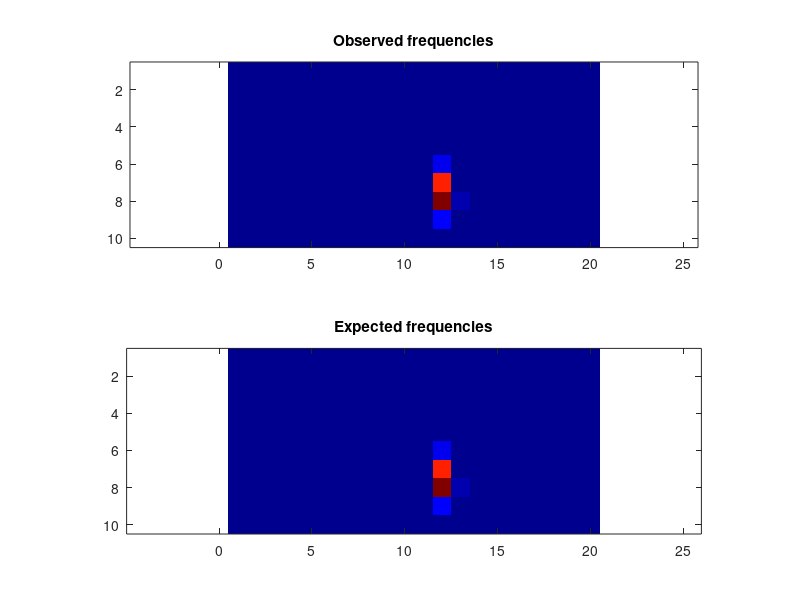

MATLAB code to generate this figure:
obsFrequencies = [ 0, 0, 0, 0, 0, 0, 0, 0, 0, 0, 0, 0, 0, 0, 0, 0, 0, 0, 0, 0; 0, 0, 0, 0, 0, 0, 0, 0, 0, 0, 0, 0, 0, 0, 0, 0, 0, 0, 0, 0; 0, 0, 0, 0, 0, 0, 0, 0, 1, 0, 0, 0, 0, 0, 0, 0, 0, 0, 0, 0; 0, 0, 0, 0, 0, 0, 0, 0, 0, 0, 0, 0, 0, 0, 0, 0, 0, 0, 0, 0; 0, 0, 0, 0, 0, 0, 0, 0, 0, 0, 0, 0, 0, 0, 0, 0, 0, 0, 0, 0; 0, 0, 0, 0, 0, 0, 0, 0, 0, 0, 1, 50565, 98, 0, 0, 0, 0, 0, 0, 0; 0, 0, 0, 0, 0, 0, 0, 0, 0, 0, 299, 390848, 4962, 0, 0, 0, 0, 0, 0, 0; 0, 0, 0, 0, 0, 0, 0, 0, 0, 0, 2940, 466503, 18968, 0, 0, 0, 0, 0, 0, 0; 0, 0, 0, 0, 0, 0, 0, 0, 0, 0, 1339, 57302, 5104, 0, 0, 0, 0, 0, 0, 0; 0, 0, 0, 0, 0, 0, 0, 0, 0, 0, 8, 101, 24, 0, 0, 0, 0, 0, 0, 0 ];
expFrequencies = [ 0, 0, 0, 0, 0, 0, 0, 0, 0, 0, 0, 0, 0, 0, 0, 0, 0, 0, 0, 0; 0, 0, 0, 0, 0, 0, 0, 0, 0, 0, 0, 0, 0, 0, 0, 0, 0, 0, 0, 0; 0, 0, 0, 0, 0, 0, 0, 0, 0, 0, 0, 0, 0, 0, 0, 0, 0, 0, 0, 0; 0, 0, 0, 0, 0, 0, 0, 0, 0, 0, 0, 0, 0, 0, 0, 0, 0, 0, 0, 0; 0, 0, 0, 0, 0, 0, 0, 0, 0, 0, 0, 0, 0, 0, 0, 0, 0, 0, 0, 0; 0, 0, 0, 0, 0, 0, 0, 0, 0, 1.38436e-21, 1.56638, 50124.3, 76.2399, 1.74459e-16, 0, 0, 0, 0, 0, 0; 0, 0, 0, 0, 0, 0, 0, 0, 3.72011e-30, 8.05962e-10, 301.798, 391146, 5028.03, 4.5545e-07, 6.69325e-26, 0, 0, 0, 0, 0; 0, 0, 0, 0, 0, 0, 0, 1.03057e-31, 3.39362e-16, 0.000159113, 2891.51, 466974, 18833.7, 0.00721161, 8.62208e-14, 1.09617e-28, 0, 0, 0, 0; 0, 0, 0, 0, 0, 4.98355e-37, 3.60358e-27, 1.04754e-17, 1.94658e-09, 0.0145155, 1385.92, 57085.1, 5049.47, 0.171486, 4.29408e-08, 4.08291e-16, 2.07047e-25, 2.86645e-35, 0, 0; 1.56503e-13, 1.56503e-13, 1.56503e-13, 1.56503e-13, 1.56503e-13, 1.56503e-13, 1.57633e-13, 9.9474e-12, 9.15259e-08, 0.00537163, 9.78879, 118.624, 21.9659, 0.0292074, 6.83308e-07, 4.65177e-11, 1.62543e-13, 1.56503e-13, 1.56503e-13, 1.56503e-13 ];
colormap(jet);
clf; subplot(2,1,1);
imagesc(obsFrequencies);
title('Observed frequencies');
axis equal;
subplot(2,1,2);
imagesc(expFrequencies);
axis equal;
title('Expected frequencies');
